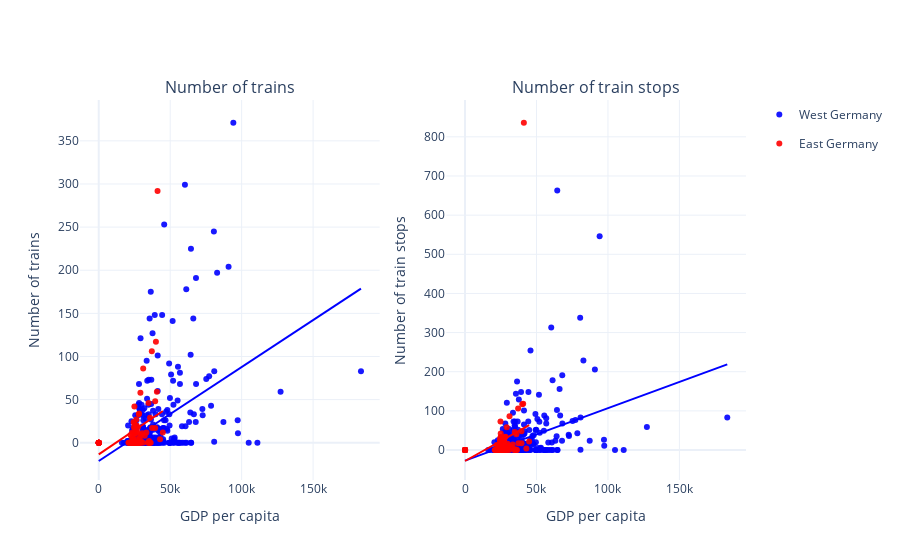

The notebook cell this image was saved under:
### Markdown cell above
The analysis shows that there is a slight correlation between the unemployment rate and the supply of long-distance trains. The question is whether this correlation is statistically significant or not.

The last pair of scatter plots contains the correlation of long distance train offer with the variable **GDP per capita**. The following question is to be answered: *Are counties with higher economic activity better connected to long-distance rail service?*

### Code cell
# create subplot object
fig = make_subplots(rows = 1, 
                    cols=2,
                    column_titles=["Number of trains", "Number of train stops"])


# create left scatter plot (y = number of trains)
plotNumberOfTrains = px.scatter(regionalAnalysis,
                        x="countyGdpPerCap",
                        y="numberOfTrains",
                        color="region",
                        hover_name="countyName",
                        color_discrete_map={"East Germany": "red", "West Germany": "blue"},
                        opacity=0.9,
                        trendline="ols",
                        labels={"countyGdpPerCap": "GDP per capita",
                                "numberOfTrains": "Number of trains",
                                "region": "Region"})

# add traces
fig.add_trace(plotNumberOfTrains.data[0], row=1, col=1)
fig.add_trace(plotNumberOfTrains.data[1], row=1, col=1)
fig.add_trace(plotNumberOfTrains.data[2], row=1, col=1)
fig.add_trace(plotNumberOfTrains.data[3], row=1, col=1)

# create left scatter plot (x = number of train stops)
plotNumberOfTrainStops = px.scatter(regionalAnalysis,
                        x="countyGdpPerCap",
                        y="numberOfTrainStops",
                        color="region",
                        hover_name="countyName",
                        color_discrete_map={"East Germany": "red", "West Germany": "blue"},
                        opacity=0.9,
                        trendline="ols",
                        labels={"countyGdpPerCap": "GDP per capita",
                                "numberOfTrainStops": "Number of train stops",
                                "region": "Region"})

# add traces
fig.add_trace(plotNumberOfTrainStops.data[0], row=1, col=2)
fig.add_trace(plotNumberOfTrainStops.data[1], row=1, col=2)
fig.add_trace(plotNumberOfTrainStops.data[2], row=1, col=2)
fig.add_trace(plotNumberOfTrainStops.data[3], row=1, col=2)

# add axis titles
fig["layout"]["xaxis"]["title"]="GDP per capita"
fig["layout"]["xaxis2"]["title"]="GDP per capita"    
fig["layout"]["yaxis"]["title"]="Number of trains"
fig["layout"]["yaxis2"]["title"]="Number of train stops"

# update layouts
fig.update_layout(template="plotly_white")

# only show distinct legend entries
names = set()
fig.for_each_trace(
    lambda trace:
        trace.update(showlegend=False)
        if (trace.name in names) else names.add(trace.name))

# plot figure
fig.show()

### Figure 1 — Plotly figure (JSON) as saved in the notebook; plotly's stock layout.template omitted (floating-point values rounded to 4 significant figures; data arrays with more than 128 entries replaced by an {"elided": "..."} marker saying what was removed)
{"data": [{"hovertemplate": "<b>%{hovertext}</b><br><br>Region=West Germany<br>GDP per capita=%{x}<br>Number of trains=%{y}<extra></extra>", "hovertext": {"elided": "327 str values"}, "legendgroup": "West Germany", "marker": {"color": "blue", "opacity": 0.9, "symbol": "circle"}, "mode": "markers", "name": "West Germany", "orientation": "v", "showlegend": true, "type": "scatter", "x": {"elided": "327 int values"}, "xaxis": "x", "y": {"elided": "327 int values"}, "yaxis": "y"}, {"hovertemplate": "<b>OLS trendline</b><br>numberOfTrains = 0.00108862 * countyGdpPerCap + -21.1821<br>R<sup>2</sup>=0.166683<br><br>Region=West Germany<br>GDP per capita=%{x}<br>Number of trains=%{y} <b>(trend)</b><extra></extra>", "legendgroup": "West Germany", "marker": {"color": "blue", "symbol": "circle"}, "mode": "lines", "name": "West Germany", "showlegend": false, "type": "scatter", "x": {"elided": "327 int values"}, "xaxis": "x", "y": {"elided": "327 float values"}, "yaxis": "y"}, {"hovertemplate": "<b>%{hovertext}</b><br><br>Region=East Germany<br>GDP per capita=%{x}<br>Number of trains=%{y}<extra></extra>", "hovertext": ["Berlin-Spandau", "Berlin-Friedrichshain-Kreuzberg", "Berlin-Marzahn-Hellersdorf", "Berlin-Treptow-Köpenick", "Berlin-Mitte", "Berlin-Lichtenberg", "Berlin-Neukölln", "Berlin-Pankow", "Berlin-Tempelhof-Schöneberg", "Berlin-Steglitz-Zehlendorf", "Berlin-Reinickendorf", "Berlin", "Berlin-Charlottenburg-Wilmersdorf", "Barnim, Landkreis", "Frankfurt (Oder), kreisfreie Stadt", "Spree-Neiße, Landkreis", "Oberspreewald-Lausitz, Landkreis", "Prignitz, Landkreis", "Uckermark, Landkreis", "Dahme-Spreewald, Landkreis", "Märkisch-Oderland, Landkreis", "Potsdam-Mittelmark, Landkreis", "Havelland, Landkreis", "Ostprignitz-Ruppin, Landkreis", "Teltow-Fläming, Landkreis", "Cottbus, kreisfreie Stadt", "Elbe-Elster, Landkreis", "Oder-Spree, Landkreis", "Brandenburg an der Havel, kreisfreie Stadt", "Potsdam, kreisfreie Stadt", "Oberhavel, Landkreis", "Landkreis Rostock", "Rostock, Hanse- und Universitätsstadt, kreisfreie Stadt", "Landkreis Nordwestmecklenburg", "Mecklenburgische Seenplatte, Landkreis", " Vorpommern-Greifswald, Landkreis", "Schwerin, Landeshauptstadt, kreisfreie Stadtk", "Vorpommern-Rügen, Landkreis", "Landkreis Ludwigslust-Parchim", "Erzgebirgskreis", "Vogtlandkreis", "Mittelsachsen, Landkreis", "Leipzig, Stadt", "Sächsische Schweiz-Osterzgebirge, Landkreis", "Zwickau, Landkreis", "Nordsachsen, Landkreis", "Meißen, Landkreis", "Görlitz, Landkreis", "Bautzen, Landkreis", "Leipzig, Landkreis", "Dresden, Stadt", "Chemnitz, Stadt", "Dessau-Roßlau, kreisfreie Stadt", "Jerichower Land, Landkreis", "Altmarkkreis Salzwedel", "Halle (Saale), kreisfreie Stadt", "Salzlandkreis", "Wittenberg, Landkreis", "Anhalt-Bitterfeld, Landkreis", "Burgenlandkreis", "Börde, Landkreis", "Stendal, Landkreis", "Magdeburg, kreisfreie Stadt", "Mansfeld-Südharz, Landkreis", "Harz, Landkreis", "Saalekreis", "Hildburghausen, Kreis", "Kyffhäuserkreis", "Saale-Orla-Kreis", "Jena, kreisfreie Stadt", "Suhl, kreisfreie Stadt", "Altenburger Land, Kreis", "Saalfeld-Rudolstadt, Kreis", "Greiz, Kreis", "Weimar, kreisfreie Stadt", "Sömmerda, Kreis", "Eichsfeld, Kreis", "Unstrut-Hainich-Kreis", "Gotha, Kreis", "Nordhausen, Kreis", "Saale-Holzland-Kreis", "Schmalkalden-Meiningen, Kreis", "Weimarer Land, Kreis", "Erfurt, kreisfreie Stadt", "Sonneberg, Kreis", "Ilm-Kreis", "Wartburgkreis", "Gera, kreisfreie Stadt", "Eisenach, kreisfreie Stadt"], "legendgroup": "East Germany", "marker": {"color": "red", "opacity": 0.9, "symbol": "circle"}, "mode": "markers", "name": "East Germany", "orientation": "v", "showlegend": true, "type": "scatter", "x": [0, 0, 0, 0, 0, 0, 0, 0, 0, 0, 0, 41157, 0, 22274, 37362, 35594, 28345, 26477, 29749, 33335, 21487, 25748, 21112, 26623, 35523, 35193, 24647, 26489, 32189, 42909, 26204, 25379, 35872, 23942, 27320, 24963, 39512, 24806, 24381, 23727, 25528, 27178, 37137, 23462, 30908, 27401, 28011, 27218, 26215, 26320, 40692, 36341, 29538, 25700, 23805, 31118, 24958, 24967, 29159, 25070, 27999, 26282, 34850, 20771, 24018, 35571, 22877, 22327, 27761, 44856, 34336, 22099, 26573, 23963, 30438, 25256, 26075, 24927, 28236, 26104, 23236, 27681, 24570, 40007, 29144, 28999, 26753, 28634, 39492], "xaxis": "x", "y": [0, 0, 0, 0, 0, 0, 0, 0, 0, 0, 0, 292, 0, 9, 17, 0, 2, 20, 9, 12, 0, 0, 0, 0, 0, 2, 18, 0, 8, 4, 12, 17, 29, 5, 12, 11, 17, 23, 24, 0, 0, 0, 106, 12, 0, 18, 33, 0, 0, 0, 59, 0, 2, 0, 0, 86, 0, 42, 58, 10, 0, 27, 46, 0, 0, 0, 0, 0, 0, 12, 0, 0, 4, 0, 11, 0, 0, 0, 34, 0, 6, 0, 3, 117, 0, 0, 0, 6, 48], "yaxis": "y"}, {"hovertemplate": "<b>OLS trendline</b><br>numberOfTrains = 0.0011225 * countyGdpPerCap + -13.5445<br>R<sup>2</sup>=0.115653<br><br>Region=East Germany<br>GDP per capita=%{x}<br>Number of trains=%{y} <b>(trend)</b><extra></extra>", "legendgroup": "East Germany", "marker": {"color": "red", "symbol": "circle"}, "mode": "lines", "name": "East Germany", "showlegend": false, "type": "scatter", "x": [0, 0, 0, 0, 0, 0, 0, 0, 0, 0, 0, 0, 20771, 21112, 21487, 22099, 22274, 22327, 22877, 23236, 23462, 23727, 23805, 23942, 23963, 24018, 24381, 24570, 24647, 24806, 24927, 24958, 24963, 24967, 25070, 25256, 25379, 25528, 25700, 25748, 26075, 26104, 26204, 26215, 26282, 26320, 26477, 26489, 26573, 26623, 26753, 27178, 27218, 27320, 27401, 27681, 27761, 27999, 28011, 28236, 28345, 28634, 28999, 29144, 29159, 29538, 29749, 30438, 30908, 31118, 32189, 33335, 34336, 34850, 35193, 35523, 35571, 35594, 35872, 36341, 37137, 37362, 39492, 39512, 40007, 40692, 41157, 42909, 44856], "xaxis": "x", "y": [-13.54, -13.54, -13.54, -13.54, -13.54, -13.54, -13.54, -13.54, -13.54, -13.54, -13.54, -13.54, 9.771, 10.15, 10.57, 11.26, 11.46, 11.52, 12.14, 12.54, 12.79, 13.09, 13.18, 13.33, 13.35, 13.42, 13.82, 14.04, 14.12, 14.3, 14.44, 14.47, 14.48, 14.48, 14.6, 14.81, 14.94, 15.11, 15.3, 15.36, 15.72, 15.76, 15.87, 15.88, 15.96, 16.0, 16.18, 16.19, 16.28, 16.34, 16.49, 16.96, 17.01, 17.12, 17.21, 17.53, 17.62, 17.88, 17.9, 18.15, 18.27, 18.6, 19.01, 19.17, 19.19, 19.61, 19.85, 20.62, 21.15, 21.39, 22.59, 23.87, 25.0, 25.57, 25.96, 26.33, 26.38, 26.41, 26.72, 27.25, 28.14, 28.39, 30.79, 30.81, 31.36, 32.13, 32.65, 34.62, 36.81], "yaxis": "y"}, {"hovertemplate": "<b>%{hovertext}</b><br><br>Region=West Germany<br>GDP per capita=%{x}<br>Number of train stops=%{y}<extra></extra>", "hovertext": {"elided": "327 str values"}, "legendgroup": "West Germany", "marker": {"color": "blue", "opacity": 0.9, "symbol": "circle"}, "mode": "markers", "name": "West Germany", "orientation": "v", "showlegend": false, "type": "scatter", "x": {"elided": "327 int values"}, "xaxis": "x2", "y": {"elided": "327 int values"}, "yaxis": "y2"}, {"hovertemplate": "<b>OLS trendline</b><br>numberOfTrainStops = 0.00133995 * countyGdpPerCap + -27.1629<br>R<sup>2</sup>=0.139742<br><br>Region=West Germany<br>GDP per capita=%{x}<br>Number of train stops=%{y} <b>(trend)</b><extra></extra>", "legendgroup": "West Germany", "marker": {"color": "blue", "symbol": "circle"}, "mode": "lines", "name": "West Germany", "showlegend": false, "type": "scatter", "x": {"elided": "327 int values"}, "xaxis": "x2", "y": {"elided": "327 float values"}, "yaxis": "y2"}, {"hovertemplate": "<b>%{hovertext}</b><br><br>Region=East Germany<br>GDP per capita=%{x}<br>Number of train stops=%{y}<extra></extra>", "hovertext": ["Berlin-Spandau", "Berlin-Friedrichshain-Kreuzberg", "Berlin-Marzahn-Hellersdorf", "Berlin-Treptow-Köpenick", "Berlin-Mitte", "Berlin-Lichtenberg", "Berlin-Neukölln", "Berlin-Pankow", "Berlin-Tempelhof-Schöneberg", "Berlin-Steglitz-Zehlendorf", "Berlin-Reinickendorf", "Berlin", "Berlin-Charlottenburg-Wilmersdorf", "Barnim, Landkreis", "Frankfurt (Oder), kreisfreie Stadt", "Spree-Neiße, Landkreis", "Oberspreewald-Lausitz, Landkreis", "Prignitz, Landkreis", "Uckermark, Landkreis", "Dahme-Spreewald, Landkreis", "Märkisch-Oderland, Landkreis", "Potsdam-Mittelmark, Landkreis", "Havelland, Landkreis", "Ostprignitz-Ruppin, Landkreis", "Teltow-Fläming, Landkreis", "Cottbus, kreisfreie Stadt", "Elbe-Elster, Landkreis", "Oder-Spree, Landkreis", "Brandenburg an der Havel, kreisfreie Stadt", "Potsdam, kreisfreie Stadt", "Oberhavel, Landkreis", "Landkreis Rostock", "Rostock, Hanse- und Universitätsstadt, kreisfreie Stadt", "Landkreis Nordwestmecklenburg", "Mecklenburgische Seenplatte, Landkreis", " Vorpommern-Greifswald, Landkreis", "Schwerin, Landeshauptstadt, kreisfreie Stadtk", "Vorpommern-Rügen, Landkreis", "Landkreis Ludwigslust-Parchim", "Erzgebirgskreis", "Vogtlandkreis", "Mittelsachsen, Landkreis", "Leipzig, Stadt", "Sächsische Schweiz-Osterzgebirge, Landkreis", "Zwickau, Landkreis", "Nordsachsen, Landkreis", "Meißen, Landkreis", "Görlitz, Landkreis", "Bautzen, Landkreis", "Leipzig, Landkreis", "Dresden, Stadt", "Chemnitz, Stadt", "Dessau-Roßlau, kreisfreie Stadt", "Jerichower Land, Landkreis", "Altmarkkreis Salzwedel", "Halle (Saale), kreisfreie Stadt", "Salzlandkreis", "Wittenberg, Landkreis", "Anhalt-Bitterfeld, Landkreis", "Burgenlandkreis", "Börde, Landkreis", "Stendal, Landkreis", "Magdeburg, kreisfreie Stadt", "Mansfeld-Südharz, Landkreis", "Harz, Landkreis", "Saalekreis", "Hildburghausen, Kreis", "Kyffhäuserkreis", "Saale-Orla-Kreis", "Jena, kreisfreie Stadt", "Suhl, kreisfreie Stadt", "Altenburger Land, Kreis", "Saalfeld-Rudolstadt, Kreis", "Greiz, Kreis", "Weimar, kreisfreie Stadt", "Sömmerda, Kreis", "Eichsfeld, Kreis", "Unstrut-Hainich-Kreis", "Gotha, Kreis", "Nordhausen, Kreis", "Saale-Holzland-Kreis", "Schmalkalden-Meiningen, Kreis", "Weimarer Land, Kreis", "Erfurt, kreisfreie Stadt", "Sonneberg, Kreis", "Ilm-Kreis", "Wartburgkreis", "Gera, kreisfreie Stadt", "Eisenach, kreisfreie Stadt"], "legendgroup": "East Germany", "marker": {"color": "red", "opacity": 0.9, "symbol": "circle"}, "mode": "markers", "name": "East Germany", "orientation": "v", "showlegend": false, "type": "scatter", "x": [0, 0, 0, 0, 0, 0, 0, 0, 0, 0, 0, 41157, 0, 22274, 37362, 35594, 28345, 26477, 29749, 33335, 21487, 25748, 21112, 26623, 35523, 35193, 24647, 26489, 32189, 42909, 26204, 25379, 35872, 23942, 27320, 24963, 39512, 24806, 24381, 23727, 25528, 27178, 37137, 23462, 30908, 27401, 28011, 27218, 26215, 26320, 40692, 36341, 29538, 25700, 23805, 31118, 24958, 24967, 29159, 25070, 27999, 26282, 34850, 20771, 24018, 35571, 22877, 22327, 27761, 44856, 34336, 22099, 26573, 23963, 30438, 25256, 26075, 24927, 28236, 26104, 23236, 27681, 24570, 40007, 29144, 28999, 26753, 28634, 39492], "xaxis": "x2", "y": [0, 0, 0, 0, 0, 0, 0, 0, 0, 0, 0, 836, 0, 13, 17, 0, 2, 20, 16, 14, 0, 0, 0, 0, 0, 2, 30, 0, 8, 4, 12, 17, 40, 5, 24, 33, 17, 73, 24, 0, 0, 0, 106, 12, 0, 18, 33, 0, 0, 0, 118, 0, 2, 0, 0, 86, 0, 42, 58, 17, 0, 27, 46, 0, 0, 0, 0, 0, 0, 22, 0, 0, 4, 0, 11, 0, 0, 0, 34, 0, 12, 0, 3, 117, 0, 0, 0, 6, 48], "yaxis": "y2"}, {"hovertemplate": "<b>OLS trendline</b><br>numberOfTrainStops = 0.00204043 * countyGdpPerCap + -28.0269<br>R<sup>2</sup>=0.063441<br><br>Region=East Germany<br>GDP per capita=%{x}<br>Number of train stops=%{y} <b>(trend)</b><extra></extra>", "legendgroup": "East Germany", "marker": {"color": "red", "symbol": "circle"}, "mode": "lines", "name": "East Germany", "showlegend": false, "type": "scatter", "x": [0, 0, 0, 0, 0, 0, 0, 0, 0, 0, 0, 0, 20771, 21112, 21487, 22099, 22274, 22327, 22877, 23236, 23462, 23727, 23805, 23942, 23963, 24018, 24381, 24570, 24647, 24806, 24927, 24958, 24963, 24967, 25070, 25256, 25379, 25528, 25700, 25748, 26075, 26104, 26204, 26215, 26282, 26320, 26477, 26489, 26573, 26623, 26753, 27178, 27218, 27320, 27401, 27681, 27761, 27999, 28011, 28236, 28345, 28634, 28999, 29144, 29159, 29538, 29749, 30438, 30908, 31118, 32189, 33335, 34336, 34850, 35193, 35523, 35571, 35594, 35872, 36341, 37137, 37362, 39492, 39512, 40007, 40692, 41157, 42909, 44856], "xaxis": "x2", "y": [-28.03, -28.03, -28.03, -28.03, -28.03, -28.03, -28.03, -28.03, -28.03, -28.03, -28.03, -28.03, 14.35, 15.05, 15.82, 17.06, 17.42, 17.53, 18.65, 19.38, 19.85, 20.39, 20.55, 20.83, 20.87, 20.98, 21.72, 22.11, 22.26, 22.59, 22.83, 22.9, 22.91, 22.92, 23.13, 23.51, 23.76, 24.06, 24.41, 24.51, 25.18, 25.24, 25.44, 25.46, 25.6, 25.68, 26.0, 26.02, 26.19, 26.3, 26.56, 27.43, 27.51, 27.72, 27.88, 28.45, 28.62, 29.1, 29.13, 29.59, 29.81, 30.4, 31.14, 31.44, 31.47, 32.24, 32.67, 34.08, 35.04, 35.47, 37.65, 39.99, 42.03, 43.08, 43.78, 44.46, 44.55, 44.6, 45.17, 46.12, 47.75, 48.21, 52.55, 52.59, 53.6, 55.0, 55.95, 59.53, 63.5], "yaxis": "y2"}], "layout": {"annotations": [{"font": {"size": 16}, "showarrow": false, "text": "Number of trains", "x": 0.225, "xanchor": "center", "xref": "paper", "y": 1, "yanchor": "bottom", "yref": "paper"}, {"font": {"size": 16}, "showarrow": false, "text": "Number of train stops", "x": 0.775, "xanchor": "center", "xref": "paper", "y": 1, "yanchor": "bottom", "yref": "paper"}], "xaxis": {"anchor": "y", "domain": [0, 0.45], "title": {"text": "GDP per capita"}}, "xaxis2": {"anchor": "y2", "domain": [0.55, 1], "title": {"text": "GDP per capita"}}, "yaxis": {"anchor": "x", "domain": [0, 1], "title": {"text": "Number of trains"}}, "yaxis2": {"anchor": "x2", "domain": [0, 1], "title": {"text": "Number of train stops"}}}}
